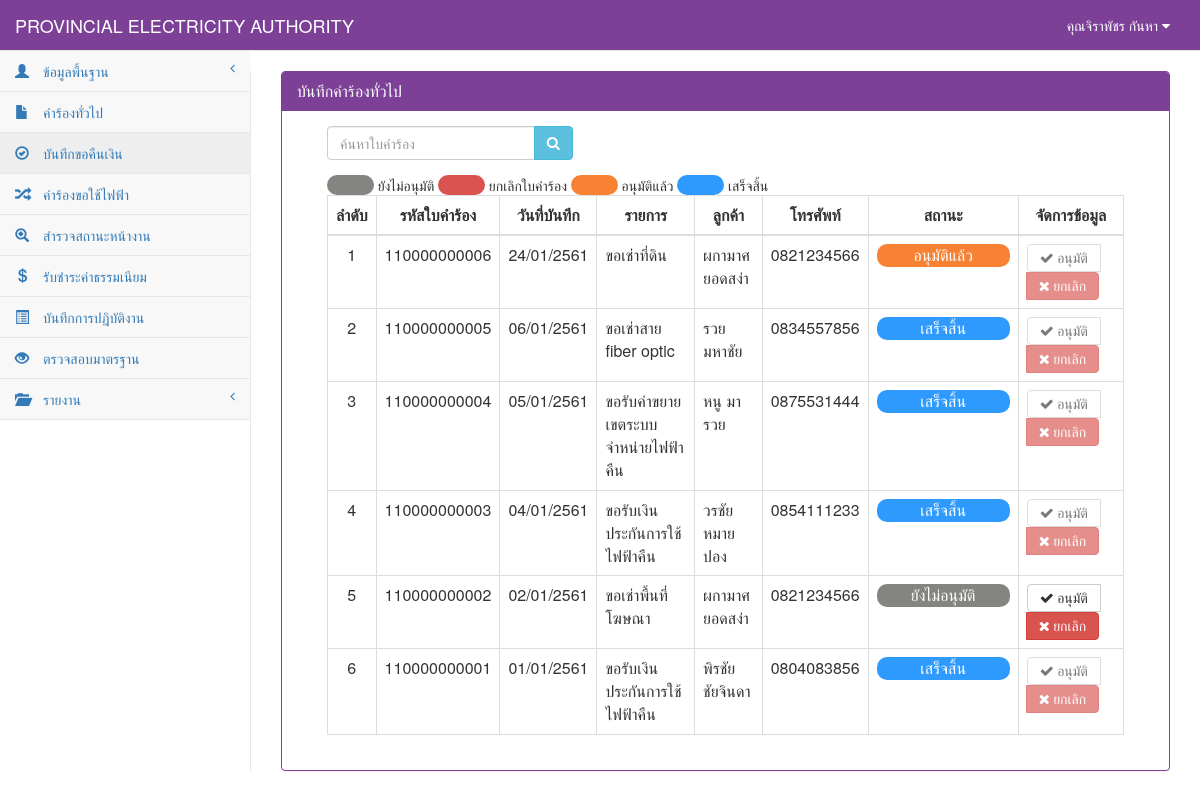
Page /StatusGeneral.php (signed in) on the earlier database version.
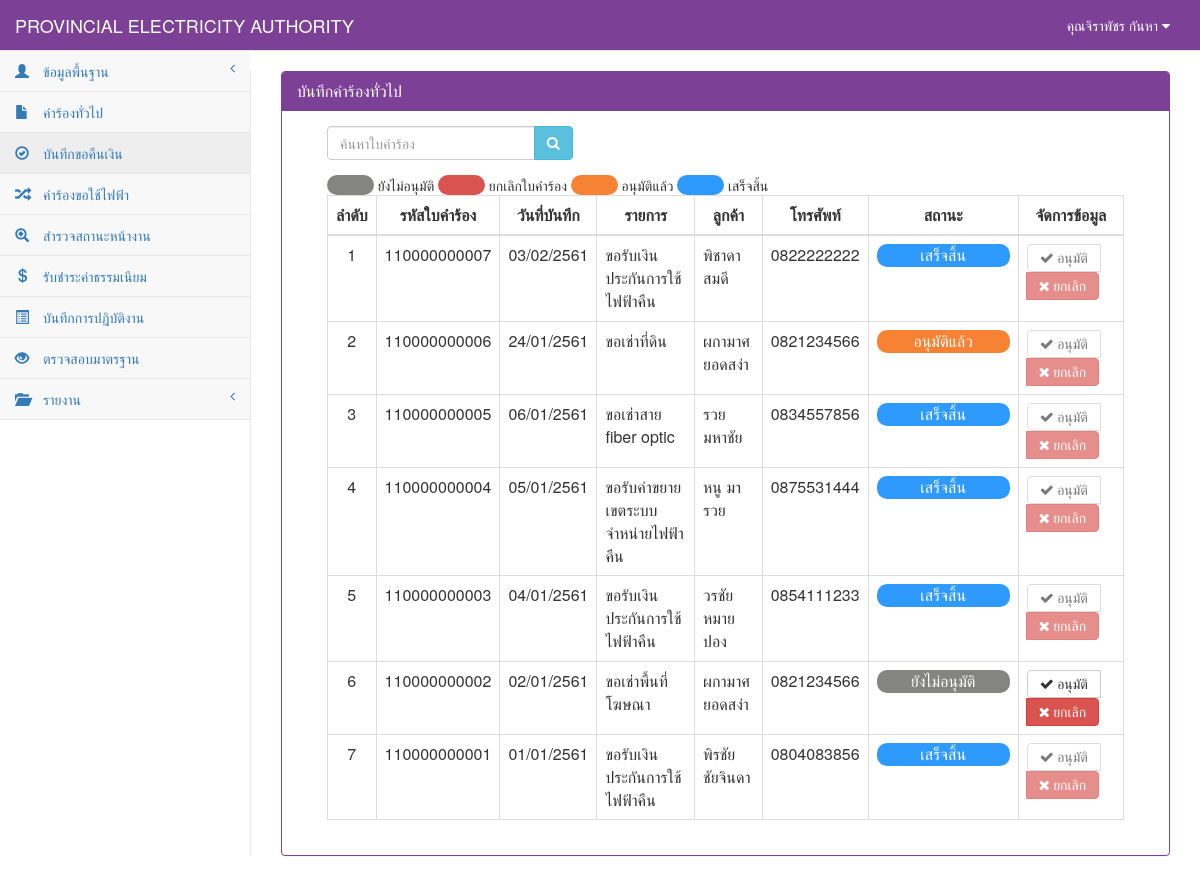
Same page on the later database version.
### tables this page shows
CREATE TABLE `tb_user` (
  `user_id` char(13) NOT NULL,
  `user_code` char(13) NOT NULL,
  `user_first` int(1) NOT NULL,
  `user_name` varchar(50) NOT NULL,
  `user_last` varchar(50) NOT NULL,
  `user_add` text NOT NULL,
  `user_tel` char(10) NOT NULL,
  `user_pos` int(1) NOT NULL,
  `user_pass` varchar(12) NOT NULL,
  PRIMARY KEY  (`user_id`)
);

CREATE TABLE `tb_general` (
  `rg_id` char(12) NOT NULL,
  `rg_date` date NOT NULL,
  `rg_branch` varchar(50) NOT NULL,
  `user_id` char(13) NOT NULL,
  `cus_id` char(13) NOT NULL,
  `rg_place_type` int(1) NOT NULL,
  `rg_place_other` varchar(50) NOT NULL,
  `rg_place_name` varchar(50) NOT NULL,
  `rg_place_homeid` varchar(20) NOT NULL,
  `rg_place_number` varchar(20) NOT NULL,
  `rg_place_village` varchar(20) NOT NULL,
  `rg_place_room` varchar(10) NOT NULL,
  `rg_place_floor` varchar(5) NOT NULL,
  `rg_place_alley` varchar(50) NOT NULL,
  `rg_place_alleyway` varchar(50) NOT NULL,
  `rg_place_road` varchar(50) NOT NULL,
  `rg_place_villno` varchar(2) NOT NULL,
  `rg_place_district` varchar(30) NOT NULL,
  `rg_place_canton` varchar(30) NOT NULL,
  `rg_place_province` varchar(30) NOT NULL,
  `rg_place_post` varchar(10) NOT NULL,
  `rg_place_tel` char(10) NOT NULL,
  `rg_place_fax` char(10) NOT NULL,
  `rg_place_email` varchar(30) NOT NULL,
  `rg_place_service` varchar(10) NOT NULL,
  `rg_contact_place` varchar(100) NOT NULL,
  `rg_contact_homeid` varchar(20) NOT NULL,
  `rg_contact_number` varchar(20) NOT NULL,
  `rg_contact_village` varchar(20) NOT NULL,
  `rg_contact_room` varchar(10) NOT NULL,
  `rg_contact_floor` varchar(5) NOT NULL,
  `rg_contact_alley` varchar(50) NOT NULL,
  `rg_contact_alleyway` varchar(50) NOT NULL,
  `rg_contact_road` varchar(50) NOT NULL,
  `rg_contact_villno` varchar(2) NOT NULL,
  `rg_contact_district` varchar(30) NOT NULL,
  `rg_contact_canton` varchar(30) NOT NULL,
  `rg_contact_province` varchar(30) NOT NULL,
  `rg_contact_post` varchar(10) NOT NULL,
  `rg_contact_tel` char(10) NOT NULL,
  `rg_contact_fax` char(10) NOT NULL,
  `rg_contact_email` varchar(30) NOT NULL,
  `rg_want_type` int(2) NOT NULL,
  `rg_want_other` varchar(100) NOT NULL,
  `rg_detail` varchar(100) NOT NULL,
  `rg_money` int(5) NOT NULL,
  `rg_status` int(1) NOT NULL,
  `rg_date_back` date default NULL,
  PRIMARY KEY  (`rg_id`)
);

CREATE TABLE `tb_customer` (
  `cus_id` char(13) NOT NULL,
  `cus_first` int(2) NOT NULL,
  `cus_name` varchar(50) NOT NULL,
  `cus_type` varchar(30) NOT NULL,
  `cus_code` char(9) NOT NULL,
  `cus_tax` char(13) NOT NULL,
  `cus_homeid` varchar(20) NOT NULL,
  `cus_number` varchar(20) NOT NULL,
  `cus_village` varchar(20) NOT NULL,
  `cus_room` varchar(10) NOT NULL,
  `cus_floor` varchar(5) NOT NULL,
  `cus_alley` varchar(50) NOT NULL,
  `cus_alleyway` varchar(50) NOT NULL,
  `cus_road` varchar(50) NOT NULL,
  `cus_vilno` varchar(2) NOT NULL,
  `cus_district` varchar(30) NOT NULL,
  `cus_canton` varchar(30) NOT NULL,
  `cus_province` varchar(30) NOT NULL,
  `cus_post` varchar(10) NOT NULL,
  `cus_tel` char(10) NOT NULL,
  `cus_fax` char(10) NOT NULL,
  `cus_email` varchar(30) NOT NULL,
  PRIMARY KEY  (`cus_id`)
);

### connect_db.php (called while the page is built, shortened)
<?php
$dbname="pea";
?>

### StatusGeneral.php (the view, shortened to what the rows shown need)
<?php
include "connect_db.php";
function Dateim($mydate){
    $d=split("-",$mydate);
    $mydate=$d[2]."/".$d[1]."/".($d[0]+543);
    return "$mydate";
}
?>
<!DOCTYPE html>
<html>
<head>
    <link href="vendor/bootstrap/css/bootstrap.css" rel="stylesheet">
    <link href="vendor/metisMenu/metisMenu.css" rel="stylesheet">
    <link href="dist/css/sb-admin-2.css" rel="stylesheet">
    <link href="vendor/font-awesome/css/font-awesome.css" rel="stylesheet" type="text/css">
</head>
<body>
<?php include "header.php";?>
<?php
    include"sidebar.php";
?>
    <div id="page-wrapper">
        <div class="panel panel-primary">
                <div class="panel-heading">
                    <h2 class="panel-title">บันทึกคำร้องทั่วไป</h2>
                </div>
            <div class="panel-body">
                <div class="col-sm-12">
            <div class="col-sm-12">
                <div class="table-responsive">
                    <table width="100%" class="table table-bordered table-hover">
                        <thead>
                            <tr>
                                <th class=" text-center" >ลำดับ</th>
                                <th class=" text-center" >รหัสใบคำร้อง</th>
                                <th class=" text-center" >วันที่บันทึก</th>
                                <th class=" text-center" >รายการ</th>
                                <th class=" text-center" >ลูกค้า</th>
                                <th class=" text-center" >โทรศัพท์</th>
                                <th class=" text-center" style="min-width: 150"  >สถานะ</th>
                                <th class=" text-center ">จัดการข้อมูล</th>
                            </tr>
                        </thead>
                            <tbody>
                            <?php
                                $sql="select * from tb_general where rg_id like '%".$_POST[search]."%' order by rg_id desc";
                                $result=mysql_db_query($dbname,$sql);
                                    if(mysql_num_rows($result)>0){
                                        while($array=mysql_fetch_array($result)){
                                            $page++;
                                            $sqlcus="select * from tb_customer where cus_id='".$array[cus_id]."'";
                                            $resultcus=mysql_db_query($dbname,$sqlcus);
                                            $arraycus=mysql_fetch_array($resultcus);
                                            if($array[rg_want_type]==0){
                                                $want="ขอรับเงินประกันการใช้ไฟฟ้าคืน";
                                            }elseif($array[rg_want_type]==1){
                                                $want="ขอรับเงินประกันคาปาซิเตอร์คืน";
                                            }elseif($array[rg_want_type]==2){
                                                $want="ขอรับเงินประกันหม้อแปลงไฟฟ้าคืน";
                                            }elseif($array[rg_want_type]==3){
                                                $want="ขอรับค่าขยายเขตระบบจำหน่ายไฟฟ้าคืน";
                                            }elseif($array[rg_want_type]==4){
                                                $want="ขอใช้บริการพิมพ์โฆษณาหลังใบแจ้งหนี้";
                                            }elseif($array[rg_want_type]==5){
                                                $want="ขอชำระเงินค่าไฟฟ้าโดยหักจากบัญชีเงินฝากธนาคาร";
                                            }elseif($array[rg_want_type]==6){
                                                $want="ขอเช่าพื้นที่โฆษณา";
                                            }elseif($array[rg_want_type]==7){
                                                $want="ขอเช่าพาดสายโทรนาคม";
                                            }elseif($array[rg_want_type]==8){
                                                $want="ขอเช่าสาย fiber optic";
                                            }elseif($array[rg_want_type]==9){
                                                $want="ขอเช่าที่ดิน";
                                            }elseif($array[rg_want_type]==10){
                                                $want="ขอซื้อที่ดิน";
                                            }elseif($array[rg_want_type]==11){
                                                $want="ขอใช้ไฟฟ้าที่ กฟภ. สนับสนุน";
                                            }else{
                                               $want=$array[rg_want_other];
                                            }
                                            if($array[rg_status]==0){
                                                $status="#848480";
                                                $label="ยังไม่อนุมัติ";
                                            }elseif($array[rg_status]==1){
                                               $status="#F78234";
                                               $label="อนุมัติแล้ว";
                                            }elseif($array[rg_status]==2){
                                               $status="#d9534f";
                                              $label="ยกเลิกใบคำร้อง";
                                            }elseif($array[rg_status]==3){
                                              $status="#2E9AFE";
                                               $label="เสร็จสิ้น";
                                            }
                            ?>
                                    <tr>
                                        <td class="text-center"><?=$page?></td>
                                            <td class=" text-center"><?=$array[rg_id]?></td>
                                            <td class=" text-center"><?= Dateim($array[rg_date]);?></td>
                                            <td><?=$want?></td>
                                            <td><?=$arraycus[cus_name]?></td>
                                            <td class="text-center"><?=$arraycus[cus_tel]?></td>
                                            <td class="text-center"><div style="border-radius:10px; background-color: <?=$status?>; color: white;"><?=$label?></div></td>
                                            <?php
                                            if($array[rg_status]=='0'){
                                            ?>
                                            <td align="center">
                                                <div class="btn-group">
                                                    <a class="btn btn-default" href="StatusGeneral_detail.php?id=<?=$array[rg_id]?>" title="ดูรายละเอียด"><i class="fa fa-check"> อนุมัติ</i></a>
                                                    <a class="btn btn-danger" onclick="return confirm('คุณต้องการยกเลิกใบคำร้องนี่ ?')" href="StatusGeneral_save.php?id=<?=$array[rg_id]?>&mode=del" ><i class="fa fa-times"> ยกเลิก</i></a>
                                                </div>
                                            </td>
                                            <?php
                                            }else{
                                            ?>
                                            <td align="center">
                                                <div class="btn-group">
                                                    <a class="btn btn-default disabled" href="#" ><i class="fa fa-check"> อนุมัติ</i></a>
                                                    <a class="btn btn-danger disabled"  href="#" ><i class="fa fa-times"> ยกเลิก</i></a>
                                                </div>
                                            </td>
                                            <?php
                                            }
                                            ?>
                                    </tr>
                                    <?php
                                                    }
                                            }else{
                                    ?>
                                    <tr><td colspan="7" align="center">ไม่พบข้อมูล</td></tr>
                                    <?
                                            }
                                    ?>
                            </tbody>
                    </table>
                </div>
            </div>
        </div>
            </div>
        </div>
</div>
</body>
</html>

### header.php (shortened to what the rows shown need)
<?php
$sqluser="select *from tb_user where user_id='".$_SESSION[loginid]."'";
$reuser=mysql_db_query($dbname,$sqluser);
$user=mysql_fetch_array($reuser);
?>
<nav style="background-color:#7c4197;" class="navbar navbar-default navbar-static-top" role="navigation" style="margin-bottom: 0" >
            <ul class="nav navbar-top-links navbar-right" >
                 <li class="dropdown">
                     <a style="color: White" class="dropdown-toggle" data-toggle="dropdown" href="#">
                        คุณ<?=$user[user_name]?> <?=$user[user_last]?>
                        <i class="fa fa-caret-down"></i>
                    </a>
                </li>
            </ul>

Differences in the rows shown:
added tb_general: rg_id "110000000007", rg_date "03/02/2561", rg_want_type "ขอรับเงินประกันการใช้ไฟฟ้าคืน", cus.cus_name "พิชาดา สมดี", cus.cus_tel "0822222222", rg_status "เสร็จสิ้น", shows "อนุมัติ"
